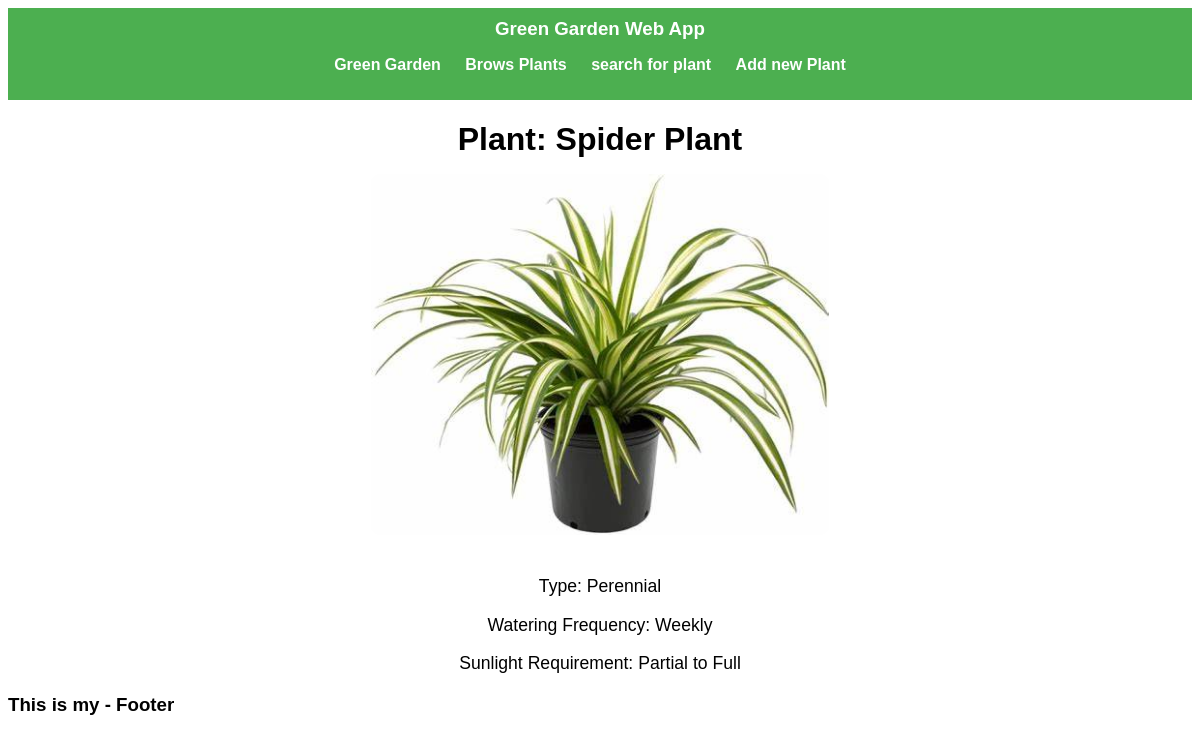
The page /plants/3 on the database its author committed.
### plants_app/models.py (models this page shows, shortened)
class Plant(models.Model):
    name = models.CharField(max_length=100)
    type = models.CharField(max_length=100)  # For example, 'Succulent', 'Perennial'
    watering_frequency = models.CharField(max_length=50)  # For example, 'Weekly', 'Bi-weekly'
    sunlight_requirement = models.CharField(max_length=100)  # For example, 'Partial', 'Full Sun'

### plants_app/views.py (the view)
# urls.py: path('plants/<int:pId>', views.plant,name='plant'),
def plant(request, pId):
    plant = Plant.objects.filter(id=pId).first()
    return render(request, 'plantsmodule/plant.html', {'plant': plant})

### plants_app/templates/plantsmodule/plant.html
{% extends "layouts/base.html" %}
{% load static %}
{% block content %}
<div class="content">
    <h1>Plant: {{ plant.name }}</h1>
    <img src="{% static 'images/plant' %}{{ plant.id }}.jpeg" alt="{{ plant.name }}">
    <p>Type: {{ plant.type }}</p>
    <p>Watering Frequency: {{ plant.watering_frequency }}</p>
    <p>Sunlight Requirement: {{ plant.sunlight_requirement }}</p>
</div>
{% endblock content %}

### static/css/styles.css (style rules this page uses)
body { font-family: Arial, sans-serif; }
.content { text-align: center; margin: 20px; }
.content img { width: 40%; height: auto; border-radius: 10px; margin-bottom: 20px; }
.content h1 { margin-bottom: 0.5em; }
.content p { margin-bottom: 1em; font-size: 1.1em; }

### rows shown on the page
Plant: name "Spider Plant", type "Perennial", watering_frequency "Weekly", sunlight_requirement "Partial to Full"
